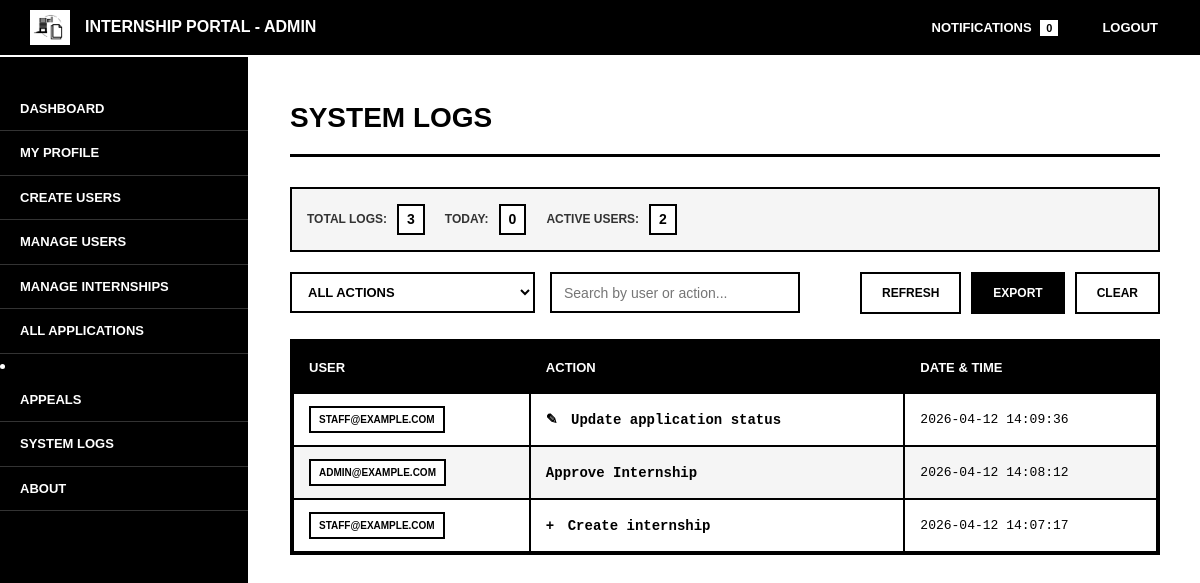
Before: /superadmin/system_logs.php (signed in) with the older database file.
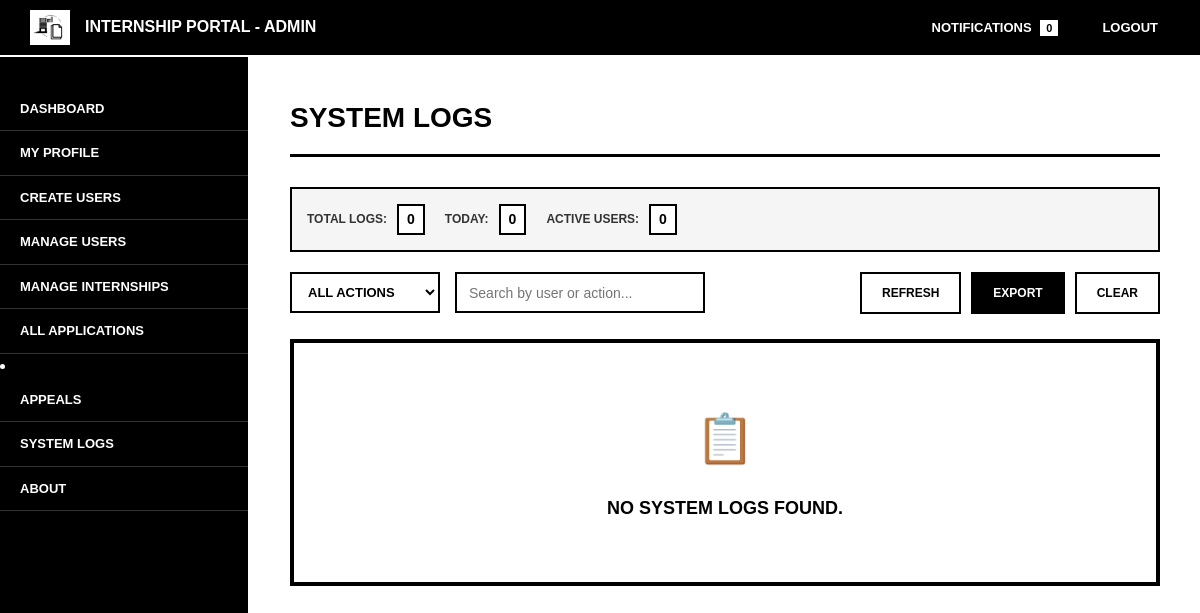
After: the same page with the newer database file.
### tables this page shows
CREATE TABLE `system_logs` (
  `log_id` int(11) NOT NULL,
  `user_id` int(11) DEFAULT NULL,
  `action` varchar(255) NOT NULL,
  `description` text DEFAULT NULL,
  `created_at` timestamp NOT NULL DEFAULT current_timestamp()
);

CREATE TABLE `users` (
  `user_id` int(11) NOT NULL,
  `email` varchar(255) NOT NULL,
  `password_hash` varchar(255) DEFAULT NULL,
  `user_type` enum('admin','staff','intern','superadmin') NOT NULL,
  `verified` tinyint(1) DEFAULT 0,
  `created_at` timestamp NOT NULL DEFAULT current_timestamp(),
  `updated_at` timestamp NOT NULL DEFAULT current_timestamp() ON UPDATE current_timestamp(),
  `first_login` tinyint(1) DEFAULT 1,
  `reset_token` varchar(255) DEFAULT NULL,
  `token_expiry` datetime DEFAULT NULL,
  `status` enum('active','banned','suspended') DEFAULT 'active',
  `status_reason` text DEFAULT NULL,
  `appeal_allowed` tinyint(1) NOT NULL DEFAULT 1
);

### includes/functions.php (called while the page is built, shortened)
<?php
function isSuperAdminUser($userType = null) {
    $userType = $userType ?? ($_SESSION['user_type'] ?? null);
    return $userType === 'superadmin';
}
function getAdminAreaLabel() {
    return isSuperAdminUser() ? 'Super Admin' : 'Admin';
}
?>

### superadmin/system_logs.php (the view, shortened to what this page needs)
<?php
require_once '../includes/functions.php';
$panelLabel = getAdminAreaLabel();
$stmt = $pdo->prepare("SELECT COUNT(*) FROM notifications WHERE user_id = ? AND is_read = 0");
$stmt->execute([$_SESSION['user_id']]);
$unread = $stmt->fetchColumn();
$itemsPerPage = 9;
$currentPage = filter_input(INPUT_GET, 'page', FILTER_VALIDATE_INT, [
    'options' => ['min_range' => 1],
]) ?: 1;
$totalStmt = $pdo->prepare("SELECT COUNT(*) FROM system_logs");
$totalStmt->execute();
$totalLogs = (int) $totalStmt->fetchColumn();
$totalPages = max(1, (int) ceil($totalLogs / $itemsPerPage));
$currentPage = min($currentPage, $totalPages);
$offset = ($currentPage - 1) * $itemsPerPage;
$stmt = $pdo->prepare("
    SELECT l.*, u.email
    FROM system_logs l
    LEFT JOIN users u ON l.user_id = u.user_id
    ORDER BY l.created_at DESC
    LIMIT :limit OFFSET :offset
");
$stmt->bindValue(':limit', $itemsPerPage, PDO::PARAM_INT);
$stmt->bindValue(':offset', $offset, PDO::PARAM_INT);
$stmt->execute();
$logs = $stmt->fetchAll();
$today = date('Y-m-d');
$todayStmt = $pdo->prepare("SELECT COUNT(*) FROM system_logs WHERE DATE(created_at) = ?");
$todayStmt->execute([$today]);
$todayCount = $todayStmt->fetchColumn();
$uniqueUsersStmt = $pdo->prepare("SELECT COUNT(DISTINCT user_id) FROM system_logs WHERE user_id IS NOT NULL");
$uniqueUsersStmt->execute();
$uniqueUsers = $uniqueUsersStmt->fetchColumn();
function getActionClass($action)
{
    $action = strtolower($action);
    if (strpos($action, 'create') !== false) {
        return 'action-create';
    }
    if (strpos($action, 'update') !== false) {
        return 'action-update';
    }
    return '';
}
?>
<!DOCTYPE html>
<html>
<head>
    <link rel="stylesheet" href="../assets/css/system.css">
    <link rel="stylesheet" href="../assets/css/responsive.css">
</head>
<body>
<div class="topnav">
    <div class="logo-section">
        <img src="../assets/img/logo.png" alt="Logo">
        <h4>Internship Portal - <?= htmlspecialchars($panelLabel) ?></h4>
    </div>
    <div class="topnav-right">
        <a href="notifications.php">
            Notifications <span class="badge"><?= $unread ?></span>
        </a>
        <a href="../logout.php">Logout</a>
    </div>
</div>
<div class="wrapper">
    <div class="sidebar">
        <a href="index.php">Dashboard</a>
        <a href="profile.php">My Profile</a>
        <a href="create_users.php">Create Users</a>
        <a href="manage_users.php">Manage Users</a>
        <a href="manage_internships.php">Manage Internships</a>
        <a href="applications.php">All Applications</a>
        <li><a href="appeals.php">Appeals</a></li>
        <a href="system_logs.php" class="active">System Logs</a>
        <a href="about.php">About</a>
    </div>
    <div class="main-content">
        <h2>System Logs</h2>
        <div class="logs-stats">
            <div class="stat-item">
                <span class="stat-label">Total Logs:</span>
                <span class="stat-value"><?= $totalLogs ?></span>
            </div>
            <div class="stat-item">
                <span class="stat-label">Today:</span>
                <span class="stat-value"><?= $todayCount ?></span>
            </div>
            <div class="stat-item">
                <span class="stat-label">Active Users:</span>
                <span class="stat-value"><?= $uniqueUsers ?></span>
            </div>
        </div>
        <div class="logs-controls">
            <div class="logs-filters">
                <select class="filter-select" id="actionFilter">
                    <option value="all">All Actions</option>
                </select>
                <input type="text" class="search-input" id="searchInput" placeholder="Search by user or action...">
            </div>
            <div class="logs-actions">
                <button class="btn-action btn-refresh" onclick="location.reload()">Refresh</button>
                <a href="export_logs.php" class="btn-action btn-export">Export</a>
                <a href="clear_logs.php" class="btn-action btn-clear" onclick="return confirm('Are you sure you want to clear logs? This action cannot be undone.');">Clear</a>
            </div>
        </div>
        <div class="table-container">
            <?php if (count($logs) > 0): ?>
            <table id="logsTable">
                <thead>
                    <tr>
                        <th>User</th>
                        <th>Action</th>
                        <th>Date & Time</th>
                    </tr>
                </thead>
                <tbody>
                    <?php foreach ($logs as $log): ?>
                    <tr data-action="<?= htmlspecialchars($log['action']) ?>">
                        <td>
                            <?php if ($log['email']): ?>
                                <span class="user-badge"><?= htmlspecialchars($log['email']) ?></span>
                            <?php else: ?>
                                <span class="user-badge user-system">SYSTEM</span>
                            <?php endif; ?>
                        </td>
                        <td>
                            <span class="action-log <?= getActionClass($log['action']) ?>">
                                <?= htmlspecialchars($log['action']) ?>
                            </span>
                        </td>
                        <td class="log-date"><?= date('Y-m-d H:i:s', strtotime($log['created_at'])) ?></td>
                    </tr>
                    <?php endforeach; ?>
                </tbody>
            </table>
            <?php else: ?>
            <div class="no-results">
                No system logs found.
            </div>
            <?php endif; ?>
        </div>
    </div>
</div>
</body>
</html>

### assets/css/system.css (style rules this page uses)
* { margin: 0; padding: 0; box-sizing: border-box; }
body { font-family: Arial, Helvetica, sans-serif; background-color: #ffffff; color: #000000; line-height: 1.5; min-height: 100vh; }
.topnav { background-color: #000000; color: #ffffff; padding: 10px 30px; display: flex; justify-content: space-between; align-items: center; border-bottom: 2px solid #ffffff; }
.logo-section { display: flex; align-items: center; gap: 15px; }
.logo-section img { max-width: 40px; height: auto; border: 2px solid #ffffff; }
.logo-section h4 { font-size: 16px; font-weight: bold; text-transform: uppercase; color: #ffffff; }
.topnav-right { display: flex; gap: 20px; }
.topnav-right a { color: #ffffff; text-decoration: none; font-size: 13px; font-weight: bold; text-transform: uppercase; padding: 5px 10px; border: 2px solid transparent; transition: all 0.3s ease; }
.badge { background-color: #ffffff; color: #000000; padding: 2px 6px; font-size: 11px; font-weight: bold; margin-left: 5px; }
.wrapper { display: flex; min-height: calc(100vh - 60px); }
.sidebar { width: 250px; background-color: #000000; color: #ffffff; padding: 30px 0; border-right: 2px solid #ffffff; flex-shrink: 0; }
.sidebar a { display: block; color: #ffffff; text-decoration: none; padding: 12px 20px; border-bottom: 1px solid #333333; text-transform: uppercase; font-size: 13px; font-weight: bold; transition: all 0.3s ease; }
.main-content { flex: 1; padding: 40px; background-color: #ffffff; overflow-y: auto; max-height: calc(100vh - 60px); }
.main-content h2 { font-size: 28px; font-weight: bold; text-transform: uppercase; margin-bottom: 30px; border-bottom: 3px solid #000000; padding-bottom: 15px; }
.logs-controls { display: flex; justify-content: space-between; align-items: center; margin-bottom: 25px; flex-wrap: wrap; gap: 15px; }
.logs-filters { display: flex; gap: 15px; flex-wrap: wrap; }
.filter-select { padding: 10px 12px; border: 2px solid #000000; background-color: #ffffff; font-size: 13px; text-transform: uppercase; font-weight: bold; border-radius: 0; min-width: 150px; }
.search-input { padding: 10px 12px; border: 2px solid #000000; background-color: #ffffff; font-size: 14px; color: #000000; border-radius: 0; min-width: 250px; }
.logs-actions { display: flex; gap: 10px; }
.btn-action { display: inline-block; padding: 10px 20px; text-decoration: none; font-weight: bold; text-transform: uppercase; font-size: 12px; border: 2px solid #000000; transition: all 0.3s ease; background-color: transparent; color: #000000; cursor: pointer; }
.btn-refresh { background-color: #ffffff; color: #000000; }
.btn-export { background-color: #000000; color: #ffffff; }
.btn-clear { background-color: #ffffff; color: #000000; }
.table-container { border: 2px solid #000000; overflow-x: auto; background-color: #ffffff; margin-bottom: 20px; }
.logs-stats { display: flex; gap: 20px; margin-bottom: 20px; padding: 15px; border: 2px solid #000000; background-color: #f5f5f5; flex-wrap: wrap; }
.stat-item { display: flex; align-items: center; gap: 10px; }
.stat-label { font-weight: bold; text-transform: uppercase; font-size: 12px; color: #333333; }
.stat-value { font-weight: bold; font-size: 14px; padding: 3px 8px; border: 2px solid #000000; background-color: #ffffff; }
.no-results { text-align: center; padding: 60px 40px; border: 2px solid #000000; font-size: 18px; text-transform: uppercase; font-weight: bold; background-color: #ffffff; }
.no-results::before { content: '📋'; display: block; font-size: 48px; margin-bottom: 20px; }
table { width: 100%; border-collapse: collapse; min-width: 800px; }
th { background-color: #000000; color: #ffffff; font-weight: bold; text-transform: uppercase; font-size: 13px; padding: 15px; text-align: left; border: 2px solid #000000; }
td { padding: 12px 15px; border: 2px solid #000000; font-size: 14px; }
tr:nth-child(even) { background-color: #f5f5f5; }
.user-badge { display: inline-block; padding: 4px 8px; font-weight: bold; text-transform: uppercase; font-size: 10px; border: 2px solid #000000; background-color: #ffffff; color: #000000; }
.action-log { font-family: 'Courier New', monospace; font-weight: bold; }
.action-create { color: #000000; position: relative; }
.action-create::before { content: '+'; margin-right: 5px; font-weight: bold; }
.action-update { color: #000000; position: relative; }
.action-update::before { content: '✎'; margin-right: 5px; font-weight: bold; }
.log-date { font-family: 'Courier New', monospace; font-size: 13px; }

Changed rows visible on the page:
removed system_logs: user.email "STAFF@EXAMPLE.COM", action "Update application status", created_at "2026-04-12 14:09:36"
removed system_logs: user.email "ADMIN@EXAMPLE.COM", action "Approve Internship", created_at "2026-04-12 14:08:12"
removed system_logs: user.email "STAFF@EXAMPLE.COM", action "Create internship", created_at "2026-04-12 14:07:17"
Other visible differences:
$totalLogs: "3" → "0"
$uniqueUsers: "2" → "0"
text no longer shown: "USER ACTION DATE & TIME"
text now shown: "NO SYSTEM LOGS FOUND."
